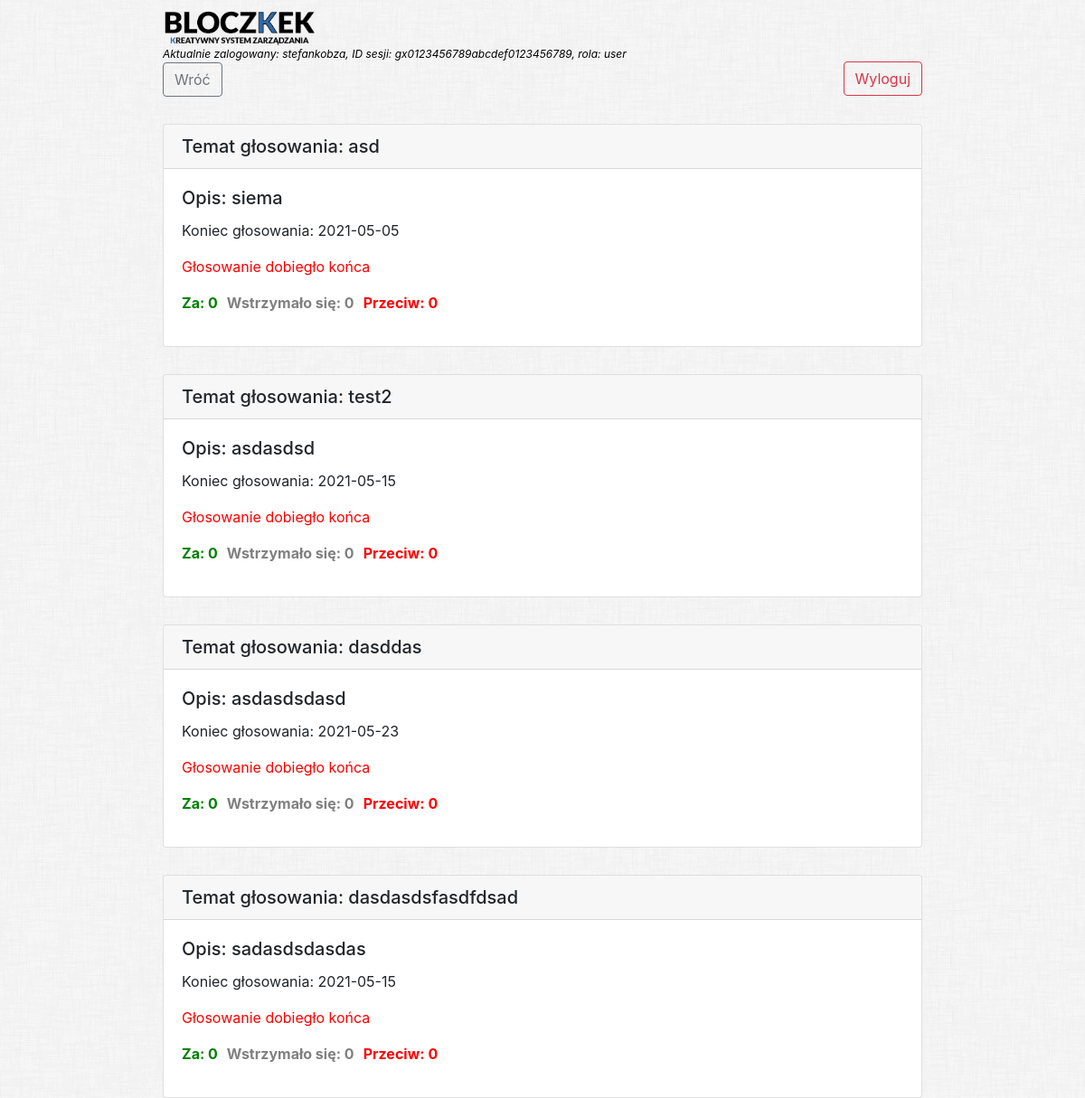
Page /voting_panel_for_user.php (signed in) on the earlier database version.
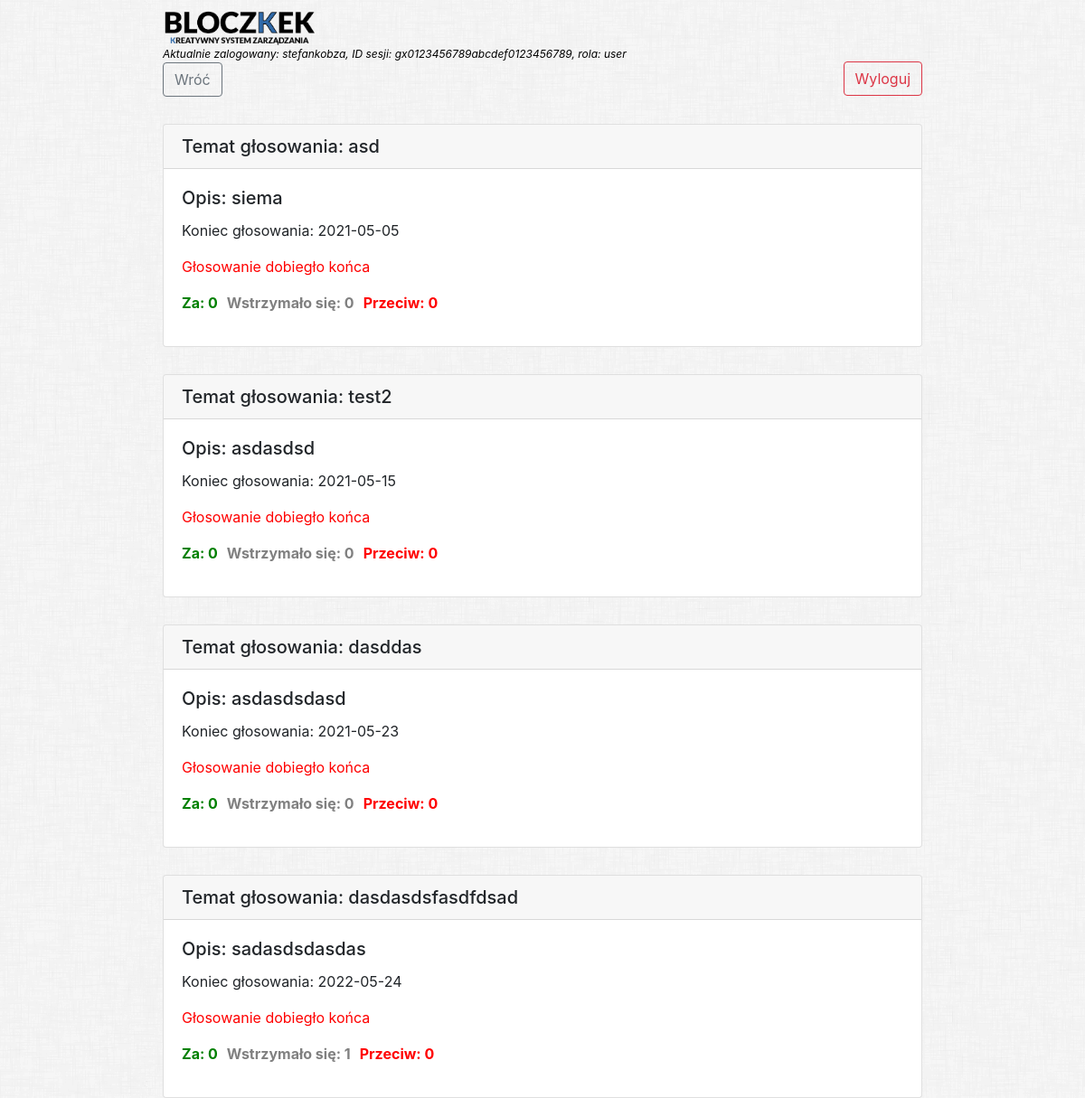
Same page on the later database version.
### tables this page shows
CREATE TABLE `votings` (
  `votingID` int(10) NOT NULL,
  `title` varchar(50) NOT NULL,
  `date` date NOT NULL,
  `description` text NOT NULL,
  `yes` int(10) NOT NULL,
  `no` int(10) NOT NULL,
  `without_answer` int(10) NOT NULL
);

### voting_panel_for_user.php (the view, shortened to what this page needs)
<?php
if (isset($_SESSION) && isset($_SESSION['name']) and $_SESSION['role'] == 'user') {
    $infoUser =  "Aktualnie zalogowany: {$_SESSION['name']}, ID sesji: " . session_id() . ", rola: {$_SESSION['role']} ";
    global $config;
    $pdo = new PDO($config['dsn'], $config['username'], $config['password']);
    $stm = $pdo->prepare('SELECT * FROM users WHERE login = ?');
    $stm->execute([$_SESSION['name']]);
    $userID = $stm->fetch(PDO::FETCH_ASSOC);
    $userID = $userID['userID'];
    $stm = $pdo->query("SELECT * FROM votings");
    $votings = $stm->fetchAll();
    ?>
    <!doctype html>
    <html class="no-js" lang="">
    <?php include('head.php'); ?>
    <body>
    <div>
        <div class="content">
            <?php include('header.php'); ?>
            <div class="infoUser">
                <?php echo $infoUser?>
            </div>
            <a href="user_panel.php">
                <button class="btn btn-outline-secondary">Wróć</button>
            </a>
            <div id="votings" style="margin-top:30px">
                <?php
                $stm = $pdo->query("SELECT * FROM votings");
                $data = $stm->fetchAll();
                $num = 0;
                foreach ($data as $d) {
                    $stm = $pdo->prepare("SELECT * FROM user_votes WHERE userID = ? AND votingID = ?");
                    $stm->execute([$userID, $d['votingID']]);
                    $votes = $stm->fetch(PDO::FETCH_ASSOC);
                    ?>
                    <div id="vote<?php echo $num ?>">
                        <form action="" method="POST">
                            <div class="card" style="margin-top:30px">
                                <h5 class="card-header">Temat głosowania: <?= $d['title'] ?></h5>
                                <div class="card-body">
                                    <h5 class="card-title">Opis: <?= $d['description'] ?></h5>
                                    <p class="card-text">Koniec głosowania: <?= $d['date'] ?></p>
                            <div id="buttons">
                                <?php
                                if ($votes == null and strtotime($d['date']) - time() > 0):
                                    ?>
                                    <input type="submit" class="btn btn-success" name="buttons" id="yes" value="Za">
                                    <input type="submit" class="btn btn-secondary" name="buttons" id="without_answer"
                                           value="Wstrzymuję się">
                                    <input type="submit" class="btn btn-danger" name="buttons" id="no" value="Przeciw">
                                <?php
                                elseif (strtotime($d['date']) - time() < 0):
                                    ?>
                                <p style="color: red;">Głosowanie dobiegło końca</p>
                                    <div class="card-text" style="display:flex; flex-direction: row">
                                    <p style="color: green; font-weight: bold;"> Za: <?= $d['yes']?> </p>
                                    <p style="color: gray; font-weight: bold; margin-left: 10px""> Wstrzymało się: <?= $d['without_answer']?> </p>
                                    <p style="color: red; font-weight: bold; margin-left: 10px""> Przeciw: <?= $d['no']?> </p>
                                    </div>
                                <?php endif;
                                ?>
                            </div>
                        </form>
                    </div>
            </div>
                    <?php
                    $num++;
                }
                ?>
    </body>
    </html>
    <?php
} else {
    echo "Brak dostępu";
}

Differences in the rows shown:
changed votings "dasdasdsfasdfdsad": date "2021-05-15" → "2022-05-24"; without_answer "0" → "1"
